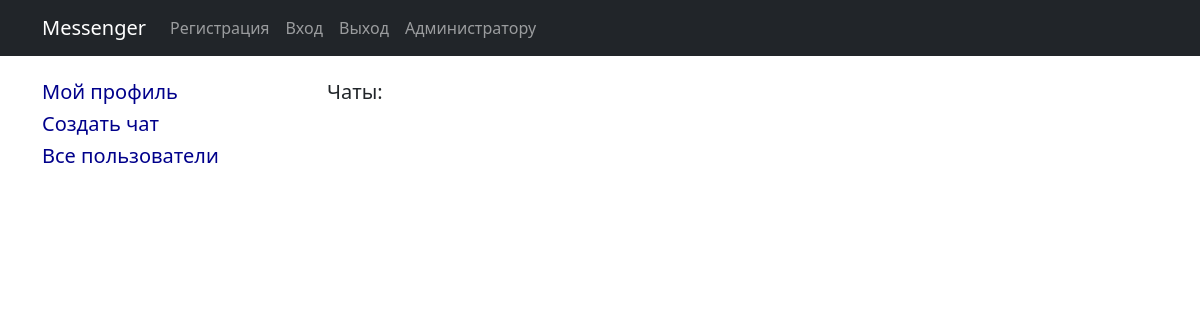
Page / (signed in) on the earlier database version.
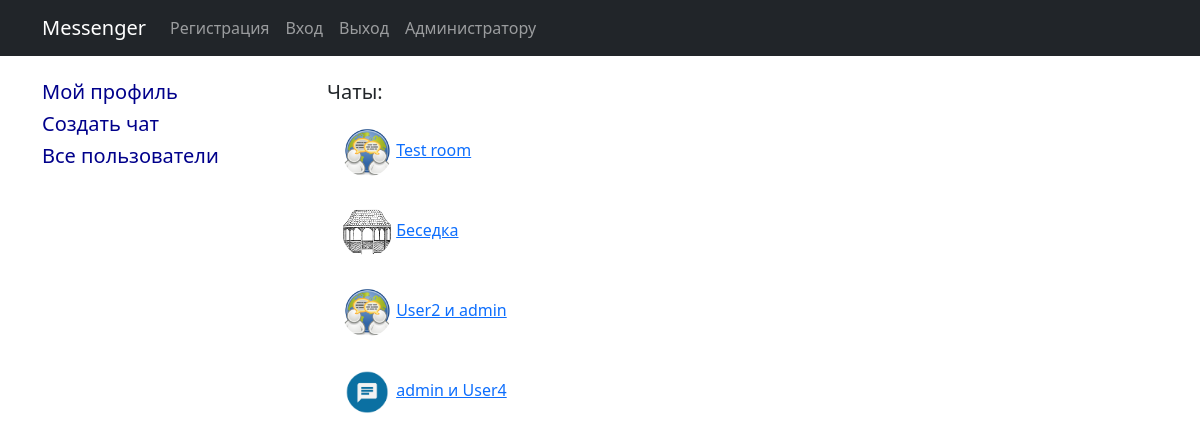
Same page on the later database version.
### chat/models.py (models this page shows, shortened)
class Room(models.Model):
    name = models.CharField(max_length=100, null=False, blank=False, unique=True, verbose_name="название чата")
    host = models.ForeignKey(settings.AUTH_USER_MODEL, on_delete=models.CASCADE, related_name='rooms')
    current_users = models.ManyToManyField(settings.AUTH_USER_MODEL, related_name='current_rooms', verbose_name="участники")
    photo = models.ImageField(upload_to='room/', null=True, blank=True, verbose_name="фотография")

### chat/views.py (the view)
# urls.py: path('', views.index, name="index"),
def index(request):
    rooms = Room.objects.all()
    user_rooms = []
    for r in rooms:
        if request.user in r.current_users.all():
            user_rooms.append(r)
    return render(request, 'chat/index.html', {
        'user_rooms': user_rooms,
    })

### templates/chat/index.html (shortened to what this page needs)
{% extends "default.html" %}
{% load static %}
{% block content %}
{% if user.is_authenticated %}
    <div class="row">
        <div class="col-3"  align="left"><br>
            <a class="nav-link" href="{% url 'profile' user.id %}" style="color: darkblue"><h5>Мой профиль</h5></a>
            <a class="nav-link" href="{% url 'room_create' %}" style="color: darkblue"><h5>Создать чат</h5></a>
            <a class="nav-link" href="{% url 'users_list' %}" style="color: darkblue"><h5>Все пользователи</h5></a>
        </div>
        <div class="col" align="left"><br>
                <h5> Чаты:</h5>
                <table cellspacing="0" cellpadding="15">
                    {% for room in user_rooms%}
                    <tr>
                        <td style="width: 800px;">
                            {% if room.photo %}
                                <img src="{{ room.photo.url }}" class="round">
                            {% else %}
                                <img src="media/room/room.png" class="round">
                            {% endif%}
                            <a href="{% url 'room' pk=room.id %}">{{room.name}}</a>
                        </td>
                    </tr>
                    {% endfor%}
                </table>
    </div>
    </div>
{% else %}
    <div><br>
        <h3>Добро пожаловать в мессенджер!</h3><br>
        <a class="nav-link" href="{% url 'login' %}" style="color: darkblue">для создания чата необходимо авторизоваться</a>
    </div>
{%endif%}
{% endblock %}

Differences in the rows shown:
added Room: photo (picture), name "Test room"
added Room: photo (picture), name "Беседка"
added Room: photo (picture), name "User2 и admin"
added Room: name "admin и User4"
